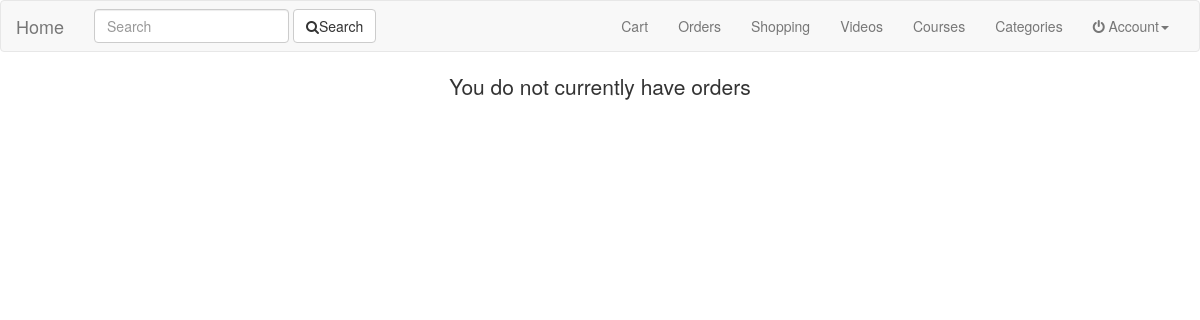
/orders/, run on an earlier commit of the app's database.
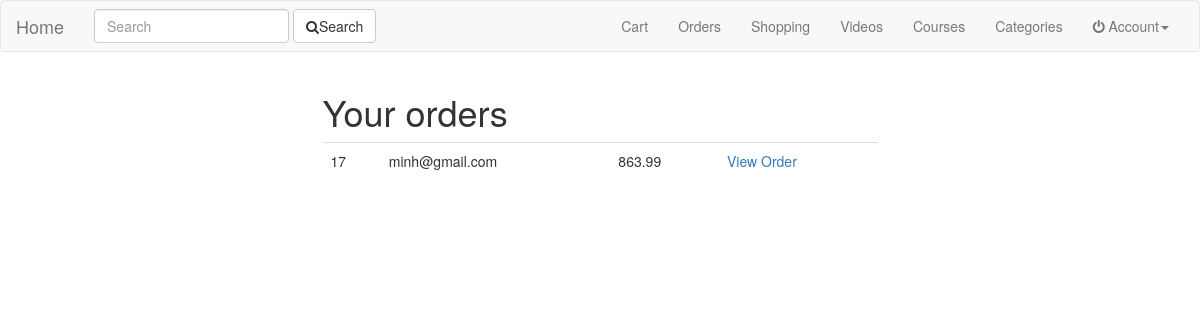
And on a later commit of the database.
### orders/models.py (models this page shows, shortened)
class Order(models.Model):
	status 		= models.CharField(max_length=120, choices=ORDER_STATUS_CHOICE, default='created')
	cart 		= models.ForeignKey(Cart)
	user 		= models.ForeignKey(UserCheckout, null=True)
	order_total = models.DecimalField(decimal_places=2, max_digits=50)
	def get_absolute_url(self):
		return reverse("orders:detail", kwargs={"pk": self.pk})

class UserCheckout(models.Model):
	user 			= models.ForeignKey(settings.AUTH_USER_MODEL, null=True, blank=True)
	email 			= models.EmailField(unique=True)
	braintree_id 	= models.CharField(max_length=120, blank=True, null=True)
	def __str__(self):
		return self.email

### carts/models.py (models this page shows, shortened)
class Cart(models.Model):
	user 			= models.ForeignKey(settings.AUTH_USER_MODEL, blank=True, null=True)
	item  			= models.ManyToManyField(Course, through="CartItem")
	timestamp 		= models.DateTimeField(auto_now_add=True, auto_now=False)
	updated 		= models.DateTimeField(auto_now_add=False, auto_now=True)
	subtotal 		= models.DecimalField(max_digits=50, decimal_places=2, default=0)
	tax_percentage 	= models.DecimalField(max_digits=50, decimal_places=2, default=0.08)
	tax_total 		= models.DecimalField(max_digits=50, decimal_places=2, default=0)
	total 			= models.DecimalField(max_digits=50, decimal_places=2, default=0)
	def __str__(self):
		return str(self.id)

### orders/views.py (the view)
class OrderListView(ListView):
	queryset = Order.objects.all()

### search/templatetags/search_form.py (called while the page is built)
@register.inclusion_tag("search/snippets/search_form.html")
def search_form(request, navbar=False):
	return {"request": request, "navbar": navbar}

### orders/templates/orders/order_list.html
{% extends 'base.html' %} {% block content %}
<div class="col-sm-6 col-sm-offset-3">
    {% if object_list|length <= 0 %} <div class="text-center">
        <p class="lead">You do not currently have orders</p>
</div>
{% else %}
<h1>Your orders</h1>
<table class="table">
    {% for order in object_list %}
    <tr>
        <td>
        	{{ order.cart }}
        </td>
        <td>
        	{{ order.user}}
        </td>
        <td>
        	{{ order.order_total }}
        </td>
        <td>
            <a href="{{ order.get_absolute_url }}">View Order</a>
        </td>
    </tr>
    {% endfor %}
</table>
{% endif %}
</div>
{% endblock %}

### templates/base.html (shortened to what this page needs)
<!DOCTYPE html>
<html lang="en">
<head>
    {% include 'defaults/head.html' %}
</head>
<body>
    {% include 'navbar.html' %}
    <div class="container">
        <div class="row">
            {% block content %} {% endblock %}
        </div>
    </div>
</body>
</html>

### templates/defaults/head.html
{% load static %}
<link href="{% static 'css/bootstrap.min.css' %}" rel="stylesheet">
<link rel="stylesheet" href="https://maxcdn.bootstrapcdn.com/font-awesome/4.7.0/css/font-awesome.min.css">

### templates/navbar.html (shortened to what this page needs)
{% load search_form %}
<nav class="navbar navbar-default">
  <div class="container-fluid">
    <div class="navbar-header">
      <a class="navbar-brand" href="/">Home</a>
    </div>
    <div class="collapse navbar-collapse" id="bs-example-navbar-collapse-1">
      {% search_form request False %}
      <ul class="nav navbar-nav navbar-right">
        <li><a href="{% url 'carts' %}">Cart</a></li>
        <li><a href="{% url 'orders:list' %}">Orders</a></li>
        <li><a href="{% url 'shopping:list' %}">Shopping</a></li>
        <li><a href="{% url 'videos:list' %}">Videos</a></li>
        <li><a href="{% url 'courses:list' %}">Courses</a></li>
        <li><a href="{% url 'categories:list' %}">Categories</a></li>
        <li class="dropdown">
          <a href="#" class="dropdown-toggle" data-toggle="dropdown" role="button" aria-haspopup="true" aria-expanded="false"><i class="fa fa-power-off" aria-hidden="true"></i>
Account<span class="caret"></span></a>
        </li>
      </ul>
    </div>
  </div>
</nav>

### search/templates/search/snippets/search_form.html
{% if not navbar %}
<form class="navbar-form navbar-left" action="{% url 'search:default' %}">
    <div class="form-group">
        <input type="text" class="form-control" placeholder="Search" value="{{ request.GET.q }}" name="q">
    </div>
    <button type="submit" class="btn btn-default"><i class="fa fa-search"></i>Search</button>
</form>
{% endif %}

### templates/defaults/scripts.html (shortened to what this page needs)
{% load static %}

What changed in the data, as far as the page shows it:
added Order: cart "17", user "minh@gmail.com", order_total "863.99"
Also different on the page:
text no longer shown: "You do not currently have orders"
text now shown: "Your orders"
